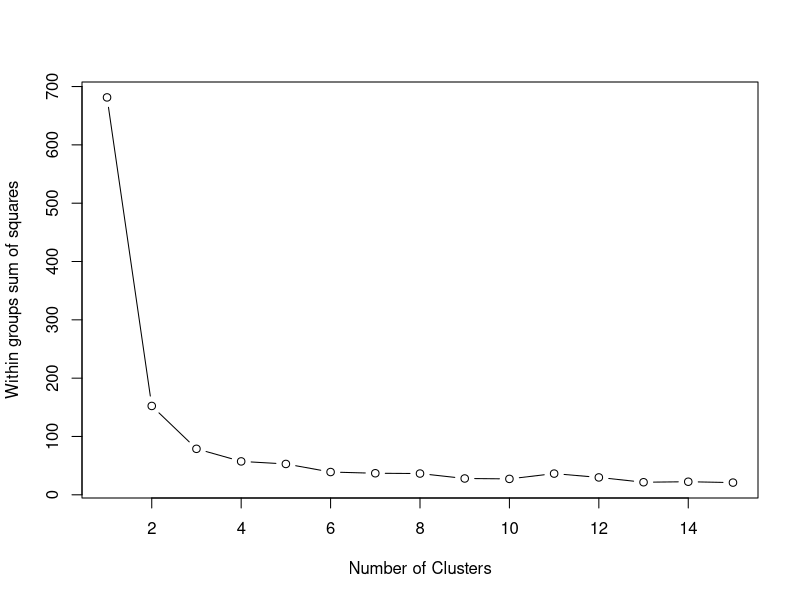
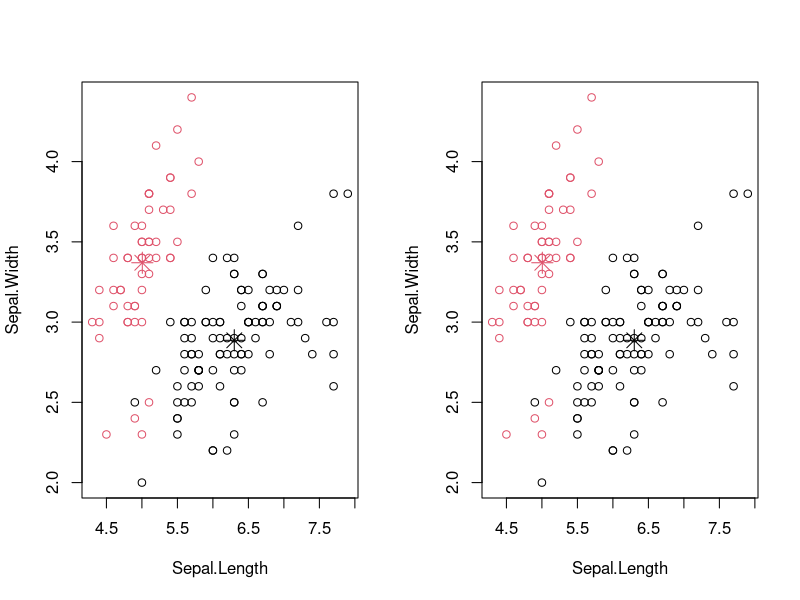
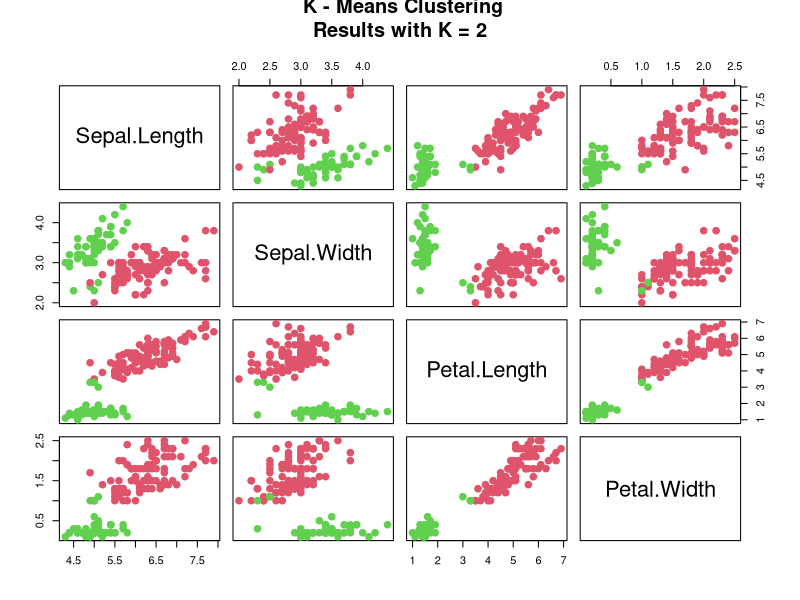
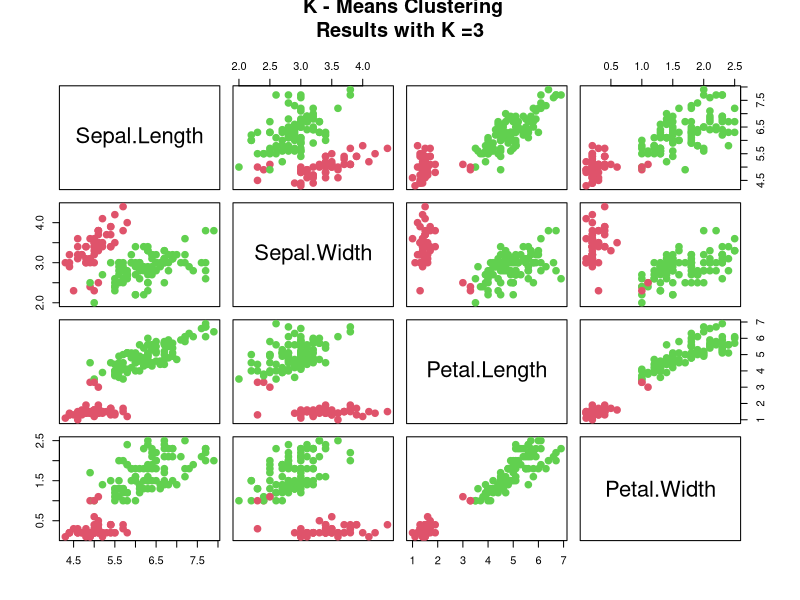
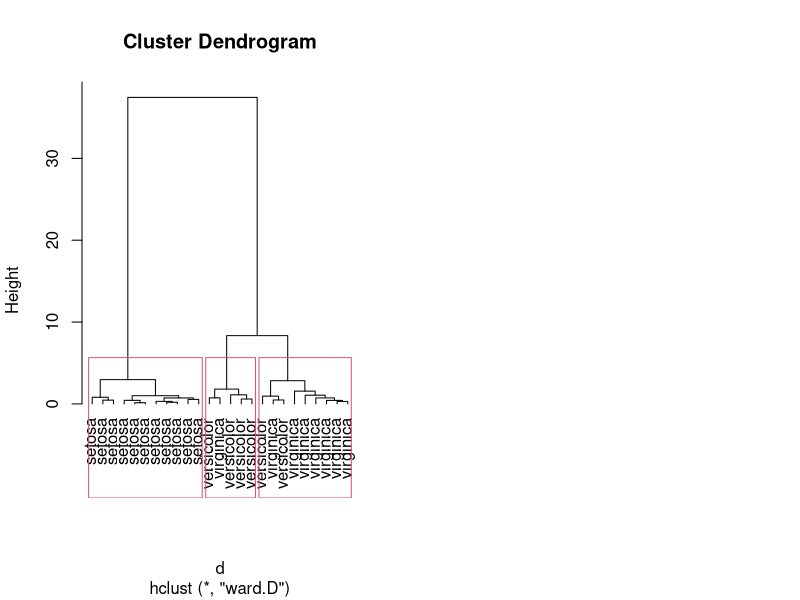
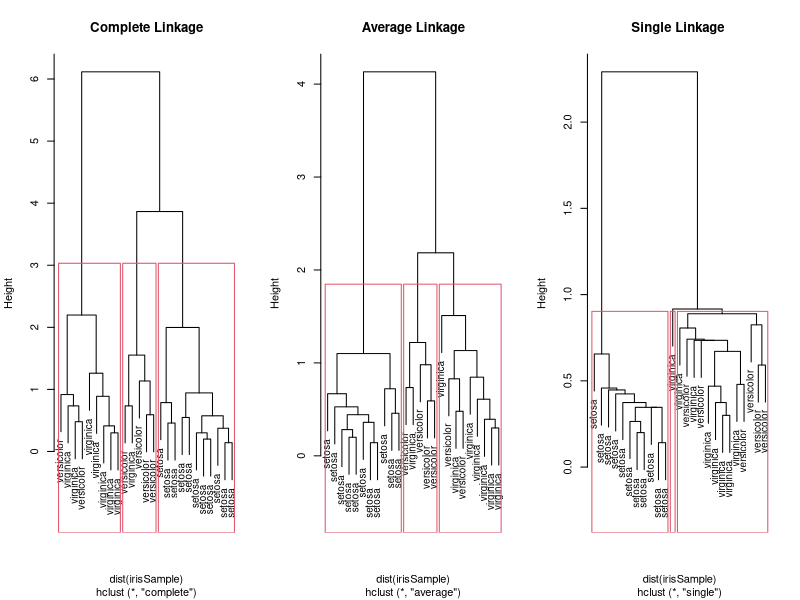
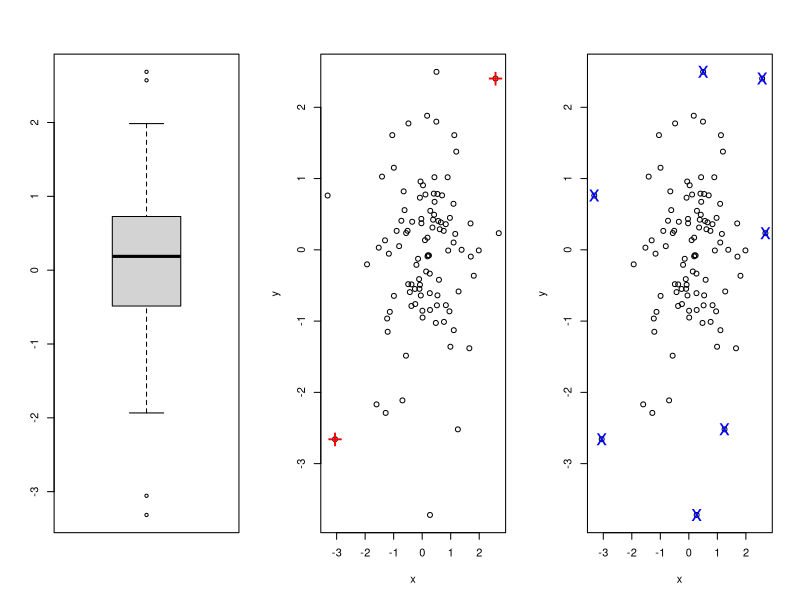
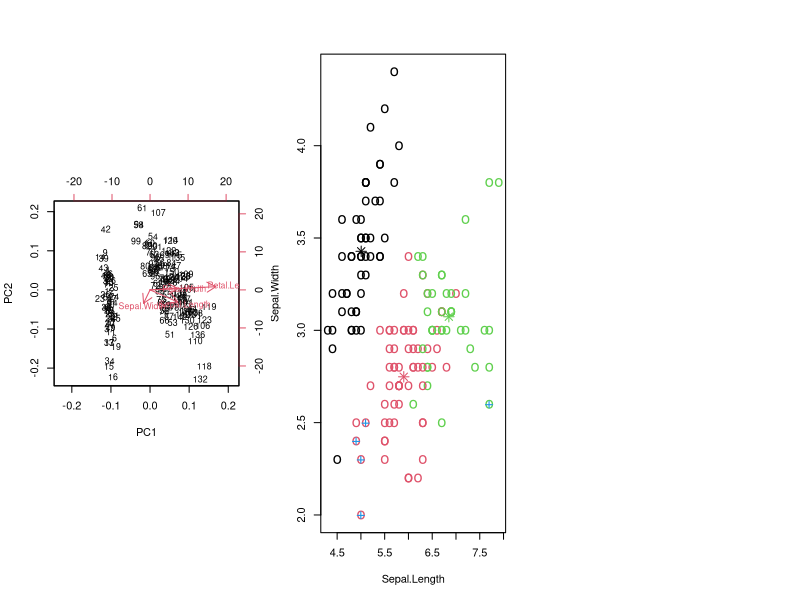

Here is the R script that generated these plots, in order:
## ---- chunk 1
knitr::opts_chunk$set(echo = TRUE)
## ---- chunk 2
set.seed(123)
DATA <- iris
DATA$Species <- NULL
## ---- chunk 3
# ?apply()
# apply(DATA,mean)
# Determine number of clusters
wss <- (nrow(DATA)-1)*sum(apply(DATA,2,var))
for(i in 2:15)wss[i] <- sum(kmeans(DATA, centers=i)$withinss)
plot(1:15, wss, type="b", xlab="Number of Clusters",
  ylab="Within groups sum of squares")
## ---- chunk 4
kmeans3 <- kmeans(DATA, 3)
kmeans3
kmeans2 <- kmeans(DATA, 2)
kmeans2
## ---- chunk 5
table(iris$Species, kmeans3$cluster)
table(iris$Species, kmeans2$cluster)
## ---- chunk 6
par(mfrow=c(1,2))
plot(DATA[c("Sepal.Length", "Sepal.Width")], col = kmeans2$cluster)
points(kmeans2$centers[,c("Sepal.Length", "Sepal.Width")], col = 1:2,pch = 8, cex=2)
plot(DATA[c("Sepal.Length", "Sepal.Width")], col = kmeans2$cluster)
points(kmeans2$centers[,c("Sepal.Length", "Sepal.Width")], col = 1:2,pch = 8, cex=2)
## ---- chunk 7
 plot (DATA , col =(kmeans2$cluster +1) , main =" K - Means Clustering
Results with K = 2" ,pch =20 , cex =2)
## ---- chunk 8
kmeans2 <- kmeans(DATA, 2) # suggested the number of clusters
plot (DATA , col =(kmeans2$cluster +1) , main =" K - Means Clustering
Results with K =3" ,pch =20 , cex =2)
## ---- chunk 9
idx <- sample(1:dim(iris)[1], 25)
irisSample <- iris[idx,]
irisSample$Species <- NULL
#Hierarchical clustering
# Ward Hierarchical Clustering
d <- dist(irisSample, method = "euclidean") # distance matrix
fit <- hclust(d, method="ward")
plot(fit, hang = -1, labels=iris$Species[idx])
 # cut tree into 3 clusters
rect.hclust(fit, k=3)
groups <- cutree(fit, k=3)
## ---- chunk 10
# complete, average and single
hc.complete = hclust(dist(irisSample), method ="complete")
hc.average = hclust(dist(irisSample), method ="average")
hc.single = hclust(dist(irisSample), method ="single")
## ---- chunk 11
par(mfrow = c(1,3))
plot(hc.complete, main =" Complete Linkage " , cex =.9,labels=iris$Species[idx])
rect.hclust(hc.complete, k=3)
groups <- cutree(hc.complete, k=3)
plot(hc.average, main =" Average Linkage " , cex =.9,labels=iris$Species[idx])
rect.hclust(hc.average, k=3)
groups <- cutree(hc.average, k=3)
plot(hc.single, main ="Single Linkage " , cex =.9,labels=iris$Species[idx])
rect.hclust(hc.single, k=3)
groups <- cutree(hc.single, k=3)
## ---- chunk 12
set.seed(3)
km.out = kmeans(DATA ,3 , nstart =1)
km.out$tot.withinss
km.out = kmeans (DATA,3 , nstart = 20)
#km.out
km.out$tot.withinss
## ---- chunk 13
library(fpc)
library(cluster)
pamk.result <- pamk(DATA)
# number of clusters
pamk.result$nc
clara.result <-  clara(DATA,k=3)
clara.result
table(clara.result$clustering, iris$Species)
## ---- chunk 14
 # check clustering against actual species
table(pamk.result$pamobject$clustering, iris$Species)
## ---- chunk 15
pam.result <- pam(DATA, 3)
table(pam.result$clustering, iris$Species)
## ---- chunk 16
set.seed(3147)
x <- rnorm(100)
summary(x)
## ---- chunk 17
# outliers
boxplot.stats(x)$out
boxplot(x)
## ---- chunk 18
y <- rnorm(100)
df <- data.frame(x, y)
head(df)
## ---- chunk 19
# find the index of outliers from x
(a <- which(x %in% boxplot.stats(x)$out))
# find the index of outliers from y
(b <- which(y %in% boxplot.stats(y)$out))
# outliers in both x and y
(outlier.list1 <- intersect(a,b))
## ---- chunk 20
plot(df)
points(df[outlier.list1,], col="red", pch="+", cex=2.5)
## ---- chunk 21
# outliers in either x or y
(outlier.list2 <- union(a,b))
plot(df)
points(df[outlier.list2,], col="blue", pch="x", cex=2)
## ---- chunk 22
# Detecting outliers using PCA
n <- nrow(DATA)
labels <- 1:n
#labels[-outliers] <- "."
biplot(prcomp(DATA), cex=.8, xlabs=labels)
## ---- chunk 23
# Detecting outliers using clustering
kmeans3$centers
# cluster IDs
kmeans3$cluster
# calculate distances between objects and cluster centers
centers <- kmeans3$centers[kmeans3$cluster, ]
distances <- sqrt(rowSums((DATA - centers)^2))
# pick top 5 largest distances
outliers <- order(distances, decreasing=T)[1:5]
# who are outliers
print(outliers)
## ---- chunk 24
print(DATA[outliers,])
## ---- chunk 25
# plot clusters
plot(DATA[,c("Sepal.Length", "Sepal.Width")], pch="o",col=kmeans3$cluster, cex=1.5)
# plot cluster centers
points(kmeans3$centers[,c("Sepal.Length", "Sepal.Width")], col=1:3, pch=8, cex=1.5)
# plot outliers
points(DATA[outliers, c("Sepal.Length", "Sepal.Width")], pch="+", col=4, cex=1.5)
## ---- chunk 26
#Splitting the data using a function from dplyr package
library(caret)

index <- createDataPartition(iris$Species, p = .60, list = FALSE)
train <- iris[index,]
test <- iris[-index,]
## ---- chunk 27
require(nnet)
# Training the multinomial model
multinom_model <- multinom(Species ~ ., data = train)

# Checking the model
summary(multinom_model)
## ---- chunk 28
# Predicting the values for train dataset
train$ClassPredicted <- predict(multinom_model, newdata = train, "class")

# Building classification table
tab <- table(train$Species, train$ClassPredicted)

# Calculating accuracy - sum of diagonal elements divided by total obs
round((sum(diag(tab))/sum(tab))*100,2)
## ---- chunk 29
tab
## ---- chunk 30
test$ClassPredicted <- predict(multinom_model, newdata = test, "class")
tab_test <- table(test$Species, test$ClassPredicted)
tab_test
round((sum(diag(tab_test))/sum(tab_test))*100,2)
